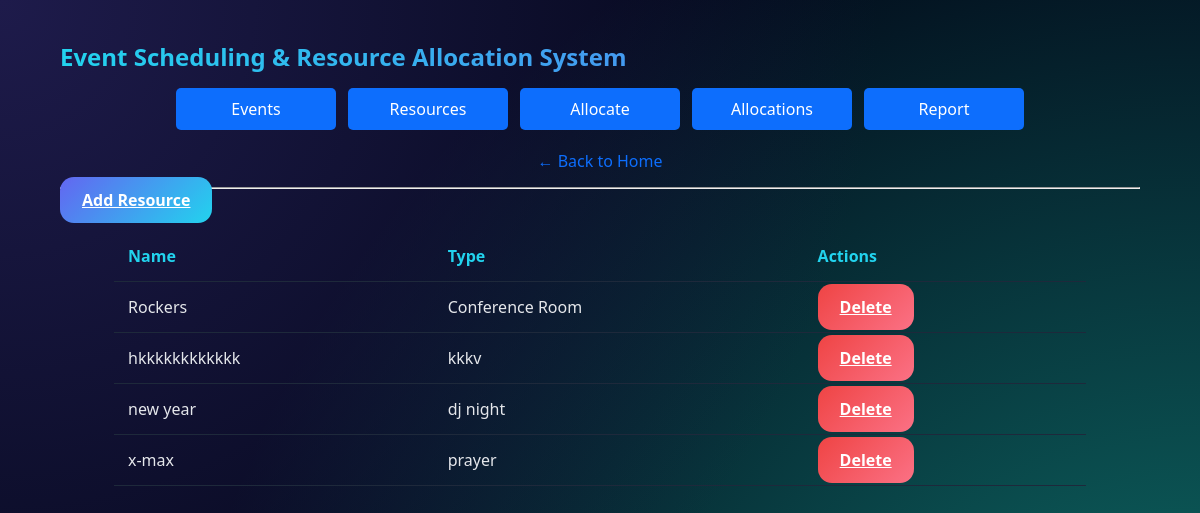
Page /resources on the committed database.
### models.py (models this page shows, shortened)
class Resource(db.Model):
    __tablename__ = 'resources'
    resource_id = db.Column(db.Integer, primary_key=True)
    resource_name = db.Column(db.String(100), nullable=False)
    resource_type = db.Column(db.String(50), nullable=False)
    allocations = db.relationship(
        'EventResourceAllocation',
        backref='resource',
        cascade="all, delete-orphan"
    )

### app.py (the view)
@app.route('/resources')
def resources():
    resources = Resource.query.all()
    return render_template('resources.html', resources=resources)

### templates/resources.html
{% extends 'base.html' %}
{% block content %}
<a href="/resources/add" class="btn btn-primary btn-sm">Add Resource</a>
<div class="table-center">
    <table class="table table-bordered">
    <tr>
        <th>Name</th>
        <th>Type</th>
        <th>Actions</th>
    </tr>
    {% for r in resources %}
    <tr>
        <td>{{ r.resource_name }}</td>
        <td>{{ r.resource_type }}</td>
        <td>
            <a href="/delete_resource/{{ r.resource_id }}" class="btn btn-danger btn-sm">Delete</a>
        </td>
    </tr>
    {% endfor %}
</table>
{% endblock %}

### static/css/style.css (style rules this page uses)
* { margin: 0; padding: 0; box-sizing: border-box; font-family: "Segoe UI", Tahoma, Geneva, Verdana, sans-serif; }
:root { --bg-dark: #020617; --bg-accent-1: #1e1b4b; --bg-accent-2: #0f766e; --primary: #6366f1; --secondary: #22d3ee; --success: #22c55e; --danger: #ef4444; --card-dark: #111827; --text-light: #e5e7eb; --text-muted: #9ca3af; }
body { background: radial-gradient(circle at top left, var(--bg-accent-1), transparent 60%), radial-gradient(circle at bottom right, var(--bg-accent-2), transparent 70%), var(--bg-dark); color: var(--text-light); min-height: 100vh; }
.btn { padding: 12px 22px; border-radius: 14px; border: none; cursor: pointer; font-weight: 600; transition: all 0.3s ease; }
.btn-primary { background: linear-gradient(135deg, var(--primary), var(--secondary)); color: white; }
.btn-danger { background: linear-gradient(135deg, #ef4444, #fb7185); color: white; }
table { width: 100%; border-collapse: collapse; margin-top: 20px; }
table th, table td { padding: 14px; text-align: left; }
table th { color: var(--secondary); }
table tr { border-bottom: 1px solid #1e293b; }
.table-center { display: flex; justify-content: center; }
.table { width: 90%; }

### rows in the picture
Resource: resource_name "Rockers", resource_type "Conference Room"
Resource: resource_name "hkkkkkkkkkkkk", resource_type "kkkv"
Resource: resource_name "new year", resource_type "dj night"
Resource: resource_name "x-max", resource_type "prayer"
